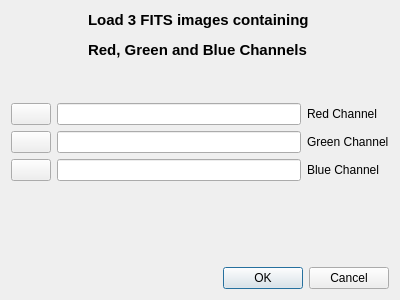
<?xml version="1.0" encoding="UTF-8"?>
<ui version="4.0">
 <class>FitsImporter</class>
 <widget class="QDialog" name="FitsImporter">
  <property name="geometry">
   <rect>
    <x>0</x>
    <y>0</y>
    <width>400</width>
    <height>300</height>
   </rect>
  </property>
  <property name="windowTitle">
   <string>Fits Importer</string>
  </property>
  <layout class="QGridLayout" name="gridLayout">
   <item row="3" column="0">
    <spacer name="verticalSpacer">
     <property name="orientation">
      <enum>Qt::Vertical</enum>
     </property>
     <property name="sizeHint" stdset="0">
      <size>
       <width>20</width>
       <height>81</height>
      </size>
     </property>
    </spacer>
   </item>
   <item row="4" column="1">
    <layout class="QHBoxLayout" name="horizontalLayout_4">
     <item>
      <spacer name="horizontalSpacer">
       <property name="orientation">
        <enum>Qt::Horizontal</enum>
       </property>
       <property name="sizeHint" stdset="0">
        <size>
         <width>40</width>
         <height>20</height>
        </size>
       </property>
      </spacer>
     </item>
     <item>
      <widget class="QPushButton" name="pushButtonOK">
       <property name="text">
        <string>OK</string>
       </property>
      </widget>
     </item>
     <item>
      <widget class="QPushButton" name="pushButtonCancel">
       <property name="text">
        <string>Cancel</string>
       </property>
      </widget>
     </item>
    </layout>
   </item>
   <item row="0" column="0" colspan="2">
    <layout class="QHBoxLayout" name="horizontalLayout_6">
     <item>
      <spacer name="horizontalSpacer_2">
       <property name="orientation">
        <enum>Qt::Horizontal</enum>
       </property>
       <property name="sizeHint" stdset="0">
        <size>
         <width>40</width>
         <height>20</height>
        </size>
       </property>
      </spacer>
     </item>
     <item>
      <widget class="QLabel" name="label_4">
       <property name="text">
        <string>&lt;html&gt;&lt;head/&gt;&lt;body&gt;&lt;p align=&quot;justify&quot;&gt;&lt;span style=&quot; font-size:11pt; font-weight:600;&quot;&gt;Load 3 FITS images containing &lt;/span&gt;&lt;/p&gt;&lt;p align=&quot;justify&quot;&gt;&lt;span style=&quot; font-size:11pt; font-weight:600;&quot;&gt;Red, Green and Blue Channels&lt;/span&gt;&lt;/p&gt;&lt;/body&gt;&lt;/html&gt;</string>
       </property>
      </widget>
     </item>
     <item>
      <spacer name="horizontalSpacer_3">
       <property name="orientation">
        <enum>Qt::Horizontal</enum>
       </property>
       <property name="sizeHint" stdset="0">
        <size>
         <width>40</width>
         <height>20</height>
        </size>
       </property>
      </spacer>
     </item>
    </layout>
   </item>
   <item row="2" column="0" colspan="2">
    <layout class="QHBoxLayout" name="horizontalLayout_5">
     <item>
      <layout class="QVBoxLayout" name="verticalLayout_2">
       <item>
        <layout class="QHBoxLayout" name="horizontalLayout_3">
         <item>
          <widget class="QPushButton" name="pushButtonRed">
           <property name="text">
            <string/>
           </property>
           <property name="icon">
            <iconset resource="../../icons.qrc">
             <normaloff>:/new/prefix1/images/fileopen.png</normaloff>:/new/prefix1/images/fileopen.png</iconset>
           </property>
          </widget>
         </item>
         <item>
          <widget class="QLineEdit" name="lineEditRed"/>
         </item>
        </layout>
       </item>
       <item>
        <layout class="QHBoxLayout" name="horizontalLayout_2">
         <item>
          <widget class="QPushButton" name="pushButtonGreen">
           <property name="text">
            <string/>
           </property>
           <property name="icon">
            <iconset resource="../../icons.qrc">
             <normaloff>:/new/prefix1/images/fileopen.png</normaloff>:/new/prefix1/images/fileopen.png</iconset>
           </property>
          </widget>
         </item>
         <item>
          <widget class="QLineEdit" name="lineEditGreen"/>
         </item>
        </layout>
       </item>
       <item>
        <layout class="QHBoxLayout" name="horizontalLayout">
         <item>
          <widget class="QPushButton" name="pushButtonBlue">
           <property name="text">
            <string/>
           </property>
           <property name="icon">
            <iconset resource="../../icons.qrc">
             <normaloff>:/new/prefix1/images/fileopen.png</normaloff>:/new/prefix1/images/fileopen.png</iconset>
           </property>
          </widget>
         </item>
         <item>
          <widget class="QLineEdit" name="lineEditBlue"/>
         </item>
        </layout>
       </item>
      </layout>
     </item>
     <item>
      <layout class="QVBoxLayout" name="verticalLayout">
       <item>
        <widget class="QLabel" name="label">
         <property name="text">
          <string>Red Channel</string>
         </property>
        </widget>
       </item>
       <item>
        <widget class="QLabel" name="label_2">
         <property name="text">
          <string>Green Channel</string>
         </property>
        </widget>
       </item>
       <item>
        <widget class="QLabel" name="label_3">
         <property name="text">
          <string>Blue Channel</string>
         </property>
        </widget>
       </item>
      </layout>
     </item>
    </layout>
   </item>
   <item row="1" column="0">
    <spacer name="verticalSpacer_2">
     <property name="orientation">
      <enum>Qt::Vertical</enum>
     </property>
     <property name="sizeHint" stdset="0">
      <size>
       <width>20</width>
       <height>40</height>
      </size>
     </property>
    </spacer>
   </item>
  </layout>
 </widget>
 <resources>
  <include location="../../icons.qrc"/>
 </resources>
 <connections>
  <connection>
   <sender>pushButtonCancel</sender>
   <signal>clicked()</signal>
   <receiver>FitsImporter</receiver>
   <slot>reject()</slot>
   <hints>
    <hint type="sourcelabel">
     <x>336</x>
     <y>269</y>
    </hint>
    <hint type="destinationlabel">
     <x>293</x>
     <y>220</y>
    </hint>
   </hints>
  </connection>
  <connection>
   <sender>pushButtonOK</sender>
   <signal>clicked()</signal>
   <receiver>FitsImporter</receiver>
   <slot>accept()</slot>
   <hints>
    <hint type="sourcelabel">
     <x>264</x>
     <y>272</y>
    </hint>
    <hint type="destinationlabel">
     <x>136</x>
     <y>225</y>
    </hint>
   </hints>
  </connection>
 </connections>
</ui>
